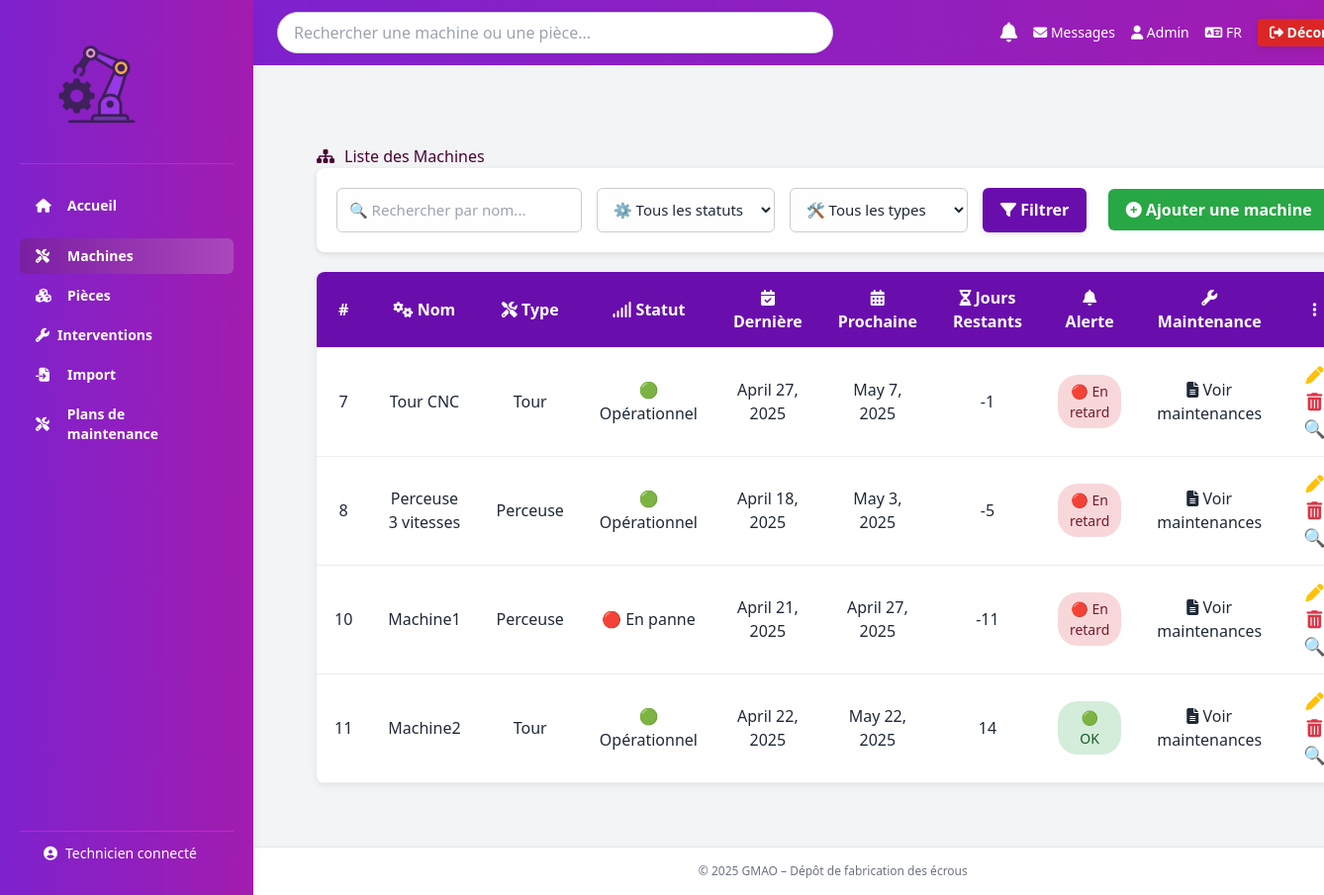
Page /machines/ on the committed database.
### core/models.py (models this page shows, shortened)
class Machine(models.Model):
    nom = models.CharField(max_length=100)
    type = models.CharField(
          max_length=50,
          choices=[('tour', 'Tour'), ('perceuse', 'Perceuse')]
    )
    statut = models.CharField(
        max_length=20,
        choices=[
            ('operationnel', '🟢 Opérationnel'),
            ('en_panne', '🔴 En panne')
        ]
    )
    derniere_maintenance = models.DateField(null=True, blank=True)  # ← AJOUT ICI
    frequence_jours = models.PositiveIntegerField(default=30)  # fréquence en jours
    emplacement = models.CharField(max_length=100, blank=True)
    maintenances = models.ManyToManyField('PlanMaintenance', related_name="machines", blank=True)
    @property
    def prochaine_maintenance(self):
        if self.derniere_maintenance:
            return self.derniere_maintenance + timedelta(days=self.frequence_jours)
        return None
    @property
    def jours_restant(self):
        if self.prochaine_maintenance:
            return (self.prochaine_maintenance - date.today()).days
        return None
    @property
    def alerte_maintenance(self):
        if self.jours_restant is None:
            return "🔘 Inconnu"
        elif self.jours_restant < 0:
            return "🔴 En retard"
        elif self.jours_restant <= 7:
            return "🟡 Bientôt"
        else:
            return "🟢 OK"

### core/views.py (the view)
# urls.py: path('machines/', views.machines, name='machines'),
def machines(request):
    machines = Machine.objects.all()
    nom = request.GET.get('nom')
    statut = request.GET.get('statut')
    type_machine = request.GET.get('type')
    emplacement = request.GET.get('emplacement')
    if nom:
        machines = machines.filter(nom__icontains=nom)
    if statut:
        machines = machines.filter(statut=statut)
    if type_machine:
        machines = machines.filter(type__icontains=type_machine)
    if emplacement:
        machines = machines.filter(emplacement__icontains=emplacement)
    return render(request, 'machines.html', {'machines': machines})

### core/templates/machines.html (shortened to what this page needs)
{% extends 'base.html' %}
{% load static %}
{% block content %}
<div class="container mt-4">
  <h2><i class="fas fa-sitemap"></i> Liste des Machines</h2>
  <div class="filter-bar">
    <form method="get" class="filter-group">
      <input type="text" name="nom" placeholder="🔍 Rechercher par nom..." value="{{ request.GET.nom }}" class="filter-input">
      <select name="statut" class="filter-select">
        <option value="">⚙️ Tous les statuts</option>
      </select>
      <select name="type" class="filter-select">
        <option value="">🛠️ Tous les types</option>
      </select>
      <button type="submit" class="btn-filter"><i class="fas fa-filter"></i> Filtrer</button>
    </form>
    <div class="add-machine">
      <a href="{% url 'ajouter_machine' %}" class="btn-add">
        <i class="fas fa-plus-circle"></i> Ajouter une machine
      </a>
    </div>
  </div>
  <div class="table-responsive mt-3">
    <table class="table-gmao">
      <thead>
        <tr>
          <th>#</th>
          <th><i class="fas fa-cogs"></i> Nom</th>
          <th><i class="fas fa-tools"></i> Type</th>
          <th><i class="fas fa-signal"></i> Statut</th>
          <th><i class="fas fa-calendar-check"></i> Dernière</th>
          <th><i class="fas fa-calendar-alt"></i> Prochaine</th>
          <th><i class="fas fa-hourglass-half"></i> Jours Restants</th>
          <th><i class="fas fa-bell"></i> Alerte</th>
          <th><i class="fas fa-wrench"></i> Maintenance</th>
          <th><i class="fas fa-ellipsis-v"></i></th>
        </tr>
      </thead>
      <tbody>
        {% for m in machines %}
        <tr>
          <td>{{ m.id }}</td>
          <td>{{ m.nom }}</td>
          <td>{{ m.get_type_display }}</td>
          <td>
            {% if m.statut == "operationnel" %}
              <span class="status-chip green">🟢 Opérationnel</span>
            {% else %}
              <span class="status-chip red">🔴 En panne</span>
            {% endif %}
          </td>
          <td>{{ m.derniere_maintenance|default:"—" }}</td>
          <td>{{ m.prochaine_maintenance|default:"—" }}</td>
          <td>
            {% if m.jours_restant < 0 %}
              <span class="days-negative">{{ m.jours_restant }}</span>
            {% else %}
              {{ m.jours_restant }}
            {% endif %}
          </td>
          <td>
            {% if m.alerte_maintenance == "🔴 En retard" %}
              <span class="badge badge-red">🔴 En retard</span>
            {% elif m.alerte_maintenance == "🟡 Bientôt" %}
              <span class="badge badge-yellow">🟡 Bientôt</span>
            {% else %}
              <span class="badge badge-green">🟢 OK</span>
            {% endif %}
          </td>
          <td>
            <a href="{% url 'voir_maintenance_machine' machine_id=m.id %}" class="btn btn-sm btn-outline-primary">
              <i class="fas fa-file-alt"></i> Voir maintenances
          </td>
          <td class="actions-icons">
            <a href="{% url 'modifier_machine' id=m.id %}"title="Modifier"><i class="fas fa-pen"></i></a>
            <a href="{% url 'supprimer_machine' id=m.id %}"title="Supprimer"><i class="fas fa-trash-alt"></i></a>
            <a href="{% url 'details_machine' m.id %}" class="btn btn-outline-info btn-sm">🔍</a>
          </td>
        </tr>
        {% endfor %}
      </tbody>
    </table>
  </div>
</div>
{% endblock %}

### core/static/css/style.css (style rules this page uses)
body { margin: 0; font-family: 'Segoe UI', sans-serif; background-color: #fff; color: #581845; }
.badge { padding: 6px 10px; border-radius: 20px; font-size: 0.85em; font-weight: 600; display: inline-block; }
.badge-green { background-color: #d4edda; color: #155724; }
.badge-red { background-color: #f8d7da; color: #721c24; }
.actions-icons a { margin-right: 8px; font-size: 1.2em; text-decoration: none; color: #4a0033; }
.filter-bar { display: flex; justify-content: space-between; align-items: center; margin-bottom: 30px; flex-wrap: wrap; gap: 15px; }
.filter-group { display: flex; gap: 12px; flex-wrap: wrap; }
.filter-input, .filter-select { padding: 10px 14px; border-radius: 6px; border: 1px solid #ccc; background-color: #fefefe; font-size: 15px; min-width: 200px; transition: 0.3s; }
.btn-filter { background-color: #5e0b48; color: white; padding: 10px 20px; border-radius: 6px; border: none; cursor: pointer; font-weight: bold; transition: background-color 0.3s ease; }
.btn-add { background-color: #e0c52e; color: #5e0b48; padding: 10px 20px; border-radius: 6px; font-weight: bold; text-decoration: none; transition: background-color 0.3s ease; }
form button { background-color: #7c3aed; border: none; padding: 10px 20px; border-radius: 9999px; color: white; font-weight: bold; cursor: pointer; box-shadow: 0 2px 6px rgba(0,0,0,0.1); }

### core/static/css/machines.css (style rules this page uses)
body { font-family: 'Segoe UI', sans-serif; background-color: #f8f9fb; color: #333; }
h2 { margin-bottom: 25px; font-weight: bold; color: #4a0033; display: flex; align-items: center; gap: 10px; }
.container { padding: 40px; }
.filter-bar { display: flex; justify-content: space-between; flex-wrap: wrap; margin-bottom: 20px; background: #fff; padding: 20px; border-radius: 8px; box-shadow: 0 2px 6px rgba(0, 0, 0, 0.1); }
.filter-group { display: flex; gap: 15px; flex-wrap: wrap; }
.filter-input, .filter-select { padding: 10px 12px; border: 1px solid #ccc; border-radius: 6px; min-width: 180px; }
.btn-filter { background: #6a0dad; color: white; border: none; padding: 10px 18px; border-radius: 6px; cursor: pointer; transition: 0.3s; }
.add-machine .btn-add { background: #28a745; color: white; padding: 10px 18px; border-radius: 6px; text-decoration: none; font-weight: bold; transition: 0.3s; }
.table-gmao { width: 100%; border-collapse: collapse; background: #fff; border-radius: 8px; overflow: hidden; box-shadow: 0 2px 8px rgba(0,0,0,0.08); }
.table-gmao th, .table-gmao td { padding: 14px 18px; text-align: center; border-bottom: 1px solid #eee; }
.table-gmao thead { background: #6a0dad; color: white; }
.badge { padding: 6px 12px; border-radius: 20px; font-weight: 500; display: inline-block; font-size: 14px; }
.badge-green { background-color: #d4edda; color: #155724; }
.badge-red { background-color: #f8d7da; color: #721c24; }
.actions-icons a { margin: 0 6px; font-size: 18px; text-decoration: none; transition: 0.2s ease; }
.actions-icons a:nth-child(1) { color: #ffc107; }
.actions-icons a:nth-child(2) { color: #dc3545; }
.actions-icons a:nth-child(3) { color: #17a2b8; }

### core/templates/base.html (style rules this page uses)
body { font-family: 'Segoe UI', sans-serif; background-color: #f7f8fc; }

### rows in the picture
Machine: id "7", nom "Tour CNC", type "Tour", statut "🟢 Opérationnel", derniere_maintenance "April 27, 2025", prochaine_maintenance "May 7, 2025", jours_restant "-1", shows "🔴 En retard"
Machine: id "8", nom "Perceuse 3 vitesses", type "Perceuse", statut "🟢 Opérationnel", derniere_maintenance "April 18, 2025", prochaine_maintenance "May 3, 2025", jours_restant "-5", shows "🔴 En retard"
Machine: id "10", nom "Machine1", type "Perceuse", statut "🔴 En panne", derniere_maintenance "April 21, 2025", prochaine_maintenance "April 27, 2025", jours_restant "-11", shows "🔴 En retard"
Machine: id "11", nom "Machine2", type "Tour", statut "🟢 Opérationnel", derniere_maintenance "April 22, 2025", prochaine_maintenance "May 22, 2025", jours_restant "14", shows "🟢 OK"
